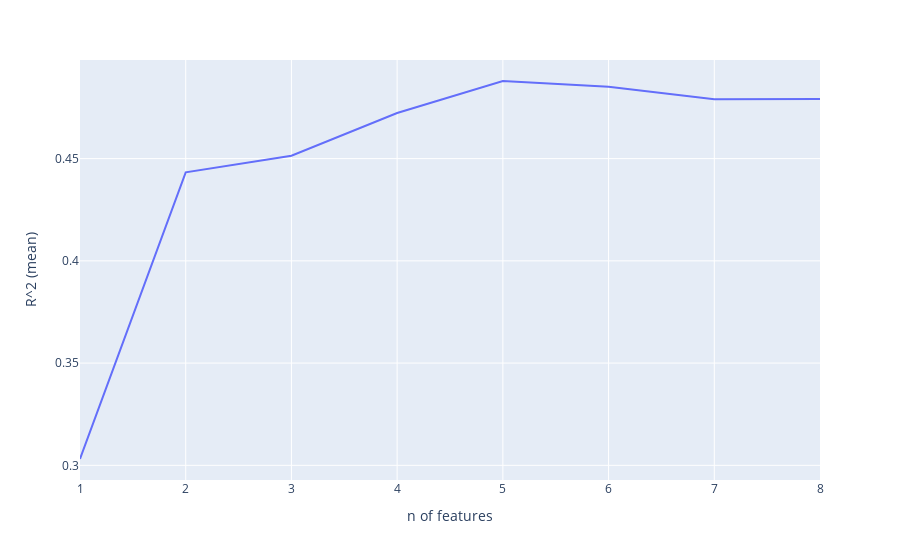

Write notebook code for a chart like this one.
### Code cell
scores = []

for i in range(1,len(features)-1):
    selection_forward = SequentialFeatureSelector(LinearRegression, n_features_to_select=i,
                                        direction='forward').fit(train_X, train_y)
    selected_features = train_X.columns[selection_forward.get_support()]
    scores.append(cross_val_score(LinearRegression, original_X[selected_features], original_y).mean())

result = pd.DataFrame(zip(range(1,len(features)-1), scores), columns=['n of features', 'R^2 (mean)'])
px.line(result, x='n of features', y='R^2 (mean)')

### Figure 1 — Plotly figure (JSON) as saved in the notebook; plotly's stock layout.template omitted (floating-point values rounded to 4 significant figures)
{"data": [{"hovertemplate": "n of features=%{x}<br>R^2 (mean)=%{y}<extra></extra>", "legendgroup": "", "line": {"color": "#636efa", "dash": "solid"}, "mode": "lines", "name": "", "orientation": "v", "showlegend": false, "type": "scatter", "x": [1, 2, 3, 4, 5, 6, 7, 8], "xaxis": "x", "y": [0.3031, 0.4433, 0.4514, 0.4723, 0.4879, 0.4851, 0.479, 0.4792], "yaxis": "y"}], "layout": {"legend": {"tracegroupgap": 0}, "margin": {"t": 60}, "xaxis": {"anchor": "y", "domain": [0, 1], "title": {"text": "n of features"}}, "yaxis": {"anchor": "x", "domain": [0, 1], "title": {"text": "R^2 (mean)"}}}}
